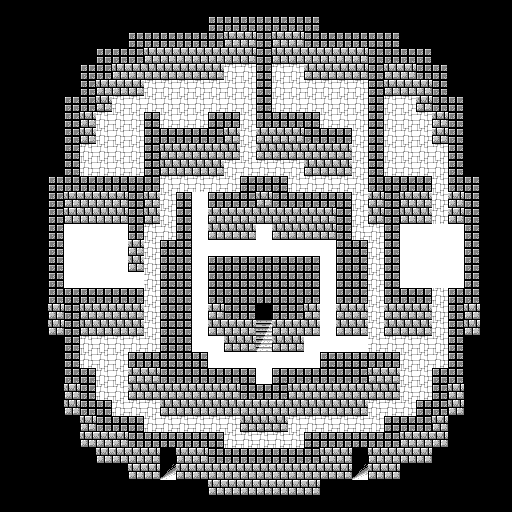

Below is a game level as drawn by its tile map, then a one-line description and the .tmx that defines it (tile-layer data replaced by summaries):
An orthogonal 32x32 tile map with 16x16 px tiles, 3 tile layers (Tile Layer 1, Tile Layer 3, Tile Layer 4), 1 hidden layer not drawn, 2 tilesets and 10 objects (4x Chest, 3x Event, 2x Door, Ceiling).

<map version="1.0" orientation="orthogonal" renderorder="right-down" width="32" height="32" tilewidth="16" tileheight="16">
 <properties>
  <property name="bgm" value="ffl2_ruins" />
  <property name="encounter" value="encounterset_level00_danger03" />
  <property name="name" value="Airseed Shrine" />
 </properties>
 <tileset firstgid="1" name="lower" tilewidth="16" tileheight="16">
  <image source="../tilesets/lower2.PNG" width="112" height="256" />
  <tile id="3">
   <properties>
    <property name="x" value="" />
   </properties>
  </tile>
  <tile id="4">
   <properties>
    <property name="x" value="" />
   </properties>
  </tile>
  <tile id="5">
   <properties>
    <property name="x" value="" />
   </properties>
  </tile>
  <tile id="6">
   <properties>
    <property name="x" value="" />
   </properties>
  </tile>
  <tile id="10">
   <properties>
    <property name="x" value="" />
   </properties>
  </tile>
  <tile id="11">
   <properties>
    <property name="x" value="" />
   </properties>
  </tile>
  <tile id="12">
   <properties>
    <property name="x" value="" />
   </properties>
  </tile>
  <tile id="13">
   <properties>
    <property name="x" value="" />
   </properties>
  </tile>
  <tile id="17">
   <properties>
    <property name="x" value="" />
   </properties>
  </tile>
  <tile id="18">
   <properties>
    <property name="x" value="" />
   </properties>
  </tile>
  <tile id="19">
   <properties>
    <property name="x" value="" />
   </properties>
  </tile>
  <tile id="20">
   <properties>
    <property name="x" value="" />
   </properties>
  </tile>
  <tile id="24">
   <properties>
    <property name="x" value="" />
   </properties>
  </tile>
  <tile id="25">
   <properties>
    <property name="x" value="" />
   </properties>
  </tile>
  <tile id="26">
   <properties>
    <property name="x" value="" />
   </properties>
  </tile>
  <tile id="27">
   <properties>
    <property name="x" value="" />
   </properties>
  </tile>
  <tile id="31">
   <properties>
    <property name="x" value="" />
   </properties>
  </tile>
  <tile id="32">
   <properties>
    <property name="x" value="" />
   </properties>
  </tile>
  <tile id="33">
   <properties>
    <property name="x" value="" />
   </properties>
  </tile>
  <tile id="34">
   <properties>
    <property name="x" value="" />
   </properties>
  </tile>
  <tile id="38">
   <properties>
    <property name="x" value="" />
   </properties>
  </tile>
  <tile id="39">
   <properties>
    <property name="x" value="" />
   </properties>
  </tile>
  <tile id="40">
   <properties>
    <property name="x" value="" />
   </properties>
  </tile>
  <tile id="41">
   <properties>
    <property name="x" value="" />
   </properties>
  </tile>
  <tile id="45">
   <properties>
    <property name="x" value="" />
   </properties>
  </tile>
  <tile id="46">
   <properties>
    <property name="x" value="" />
   </properties>
  </tile>
  <tile id="47">
   <properties>
    <property name="x" value="" />
   </properties>
  </tile>
  <tile id="48">
   <properties>
    <property name="x" value="" />
   </properties>
  </tile>
  <tile id="52">
   <properties>
    <property name="x" value="" />
   </properties>
  </tile>
  <tile id="53">
   <properties>
    <property name="x" value="" />
   </properties>
  </tile>
  <tile id="54">
   <properties>
    <property name="x" value="" />
   </properties>
  </tile>
  <tile id="56">
   <properties>
    <property name="x" value="" />
   </properties>
  </tile>
  <tile id="57">
   <properties>
    <property name="x" value="" />
   </properties>
   <animation>
    <frame tileid="56" duration="500" />
    <frame tileid="63" duration="500" />
    <frame tileid="70" duration="500" />
    <frame tileid="77" duration="500" />
   </animation>
  </tile>
  <tile id="58">
   <animation>
    <frame tileid="59" duration="500" />
    <frame tileid="60" duration="500" />
    <frame tileid="61" duration="500" />
    <frame tileid="62" duration="500" />
   </animation>
  </tile>
  <tile id="63">
   <properties>
    <property name="x" value="" />
   </properties>
  </tile>
  <tile id="70">
   <properties>
    <property name="x" value="" />
   </properties>
  </tile>
  <tile id="73">
   <properties>
    <property name="x" value="" />
   </properties>
  </tile>
  <tile id="77">
   <properties>
    <property name="x" value="" />
   </properties>
  </tile>
  <tile id="84">
   <properties>
    <property name="x" value="" />
   </properties>
  </tile>
  <tile id="85">
   <properties>
    <property name="x" value="" />
   </properties>
   <animation>
    <frame tileid="84" duration="500" />
    <frame tileid="91" duration="500" />
    <frame tileid="98" duration="500" />
    <frame tileid="105" duration="500" />
   </animation>
  </tile>
  <tile id="91">
   <properties>
    <property name="x" value="" />
   </properties>
  </tile>
  <tile id="98">
   <properties>
    <property name="x" value="" />
   </properties>
  </tile>
  <tile id="103">
   <properties>
    <property name="x" value="" />
   </properties>
  </tile>
  <tile id="105">
   <properties>
    <property name="x" value="" />
   </properties>
  </tile>
 </tileset>
 <tileset firstgid="113" source="../tilesets/upper.tsx" />
 <layer name="Tile Layer 1" width="32" height="32">
  <properties>
   <property name="z" value="0" />
  </properties>
  <data>[1024 cells, 694 non-empty, 8 distinct tile ids]</data>
 </layer>
 <layer name="Tile Layer 2" width="32" height="32" visible="0">
  <properties>
   <property name="z" value=".5" />
  </properties>
  <data>[1024 cells, 4 non-empty, 2 distinct tile ids]</data>
 </layer>
 <objectgroup name="Object Layer 1">
  <object name="chest" type="Chest" x="416" y="240" width="16" height="16">
   <properties>
    <property name="item" value="hand_gold" />
   </properties>
  </object>
  <object name="tele" type="Event" x="160" y="448" width="16" height="16">
   <properties>
    <property name="onCollide" value="teleport('world1/shrine01.tmx', 19, 26)" />
   </properties>
  </object>
  <object name="tele" type="Event" x="352" y="448" width="16" height="16">
   <properties>
    <property name="onCollide" value="teleport('world1/shrine01.tmx', 27, 26)" />
   </properties>
  </object>
  <object name="chest" type="Chest" x="96" y="240" width="16" height="16">
   <properties>
    <property name="item" value="wpn_gunMusket" />
   </properties>
  </object>
  <object name="room" type="Ceiling" x="64" y="288">
   <properties>
    <property name="roofID" value="3" />
    <property name="roofTileset" value="lower" />
   </properties>
   <polygon points="0,0 64,0 64,-48 80,-48 80,-160 288,-160 288,-144 320,-144 320,16 400,16 400,-256 0,-256" />
  </object>
  <object name="door" type="Door" x="240" y="144" width="16" height="16">
   <properties>
    <property name="appearance" value="anim_bars" />
    <property name="keyItem" value="key_shrineKey" />
   </properties>
  </object>
  <object name="chest" type="Chest" x="192" y="80" width="16" height="16">
   <properties>
    <property name="item" value="pot_defense" />
   </properties>
  </object>
  <object name="chest" type="Chest" x="320" y="80" width="16" height="16">
   <properties>
    <property name="item" value="body_bronze" />
   </properties>
  </object>
  <object name="tele" type="Event" x="256" y="304" width="16" height="16">
   <properties>
    <property name="onCollide" value="teleport('world1/shrine03.tmx', 16, 16)" />
   </properties>
  </object>
  </objectgroup>
 <layer name="Tile Layer 3" width="32" height="32">
  <properties>
   <property name="z" value="2" />
  </properties>
  <data>[1024 cells, 14 non-empty, 4 distinct tile ids]</data>
 </layer>
 <layer name="Tile Layer 4" width="32" height="32">
  <properties>
   <property name="z" value="2.5" />
  </properties>
  <data>[1024 cells, 4 non-empty, 2 distinct tile ids]</data>
 </layer>
</map>
<!-- 1 of 10 objects omitted -->
